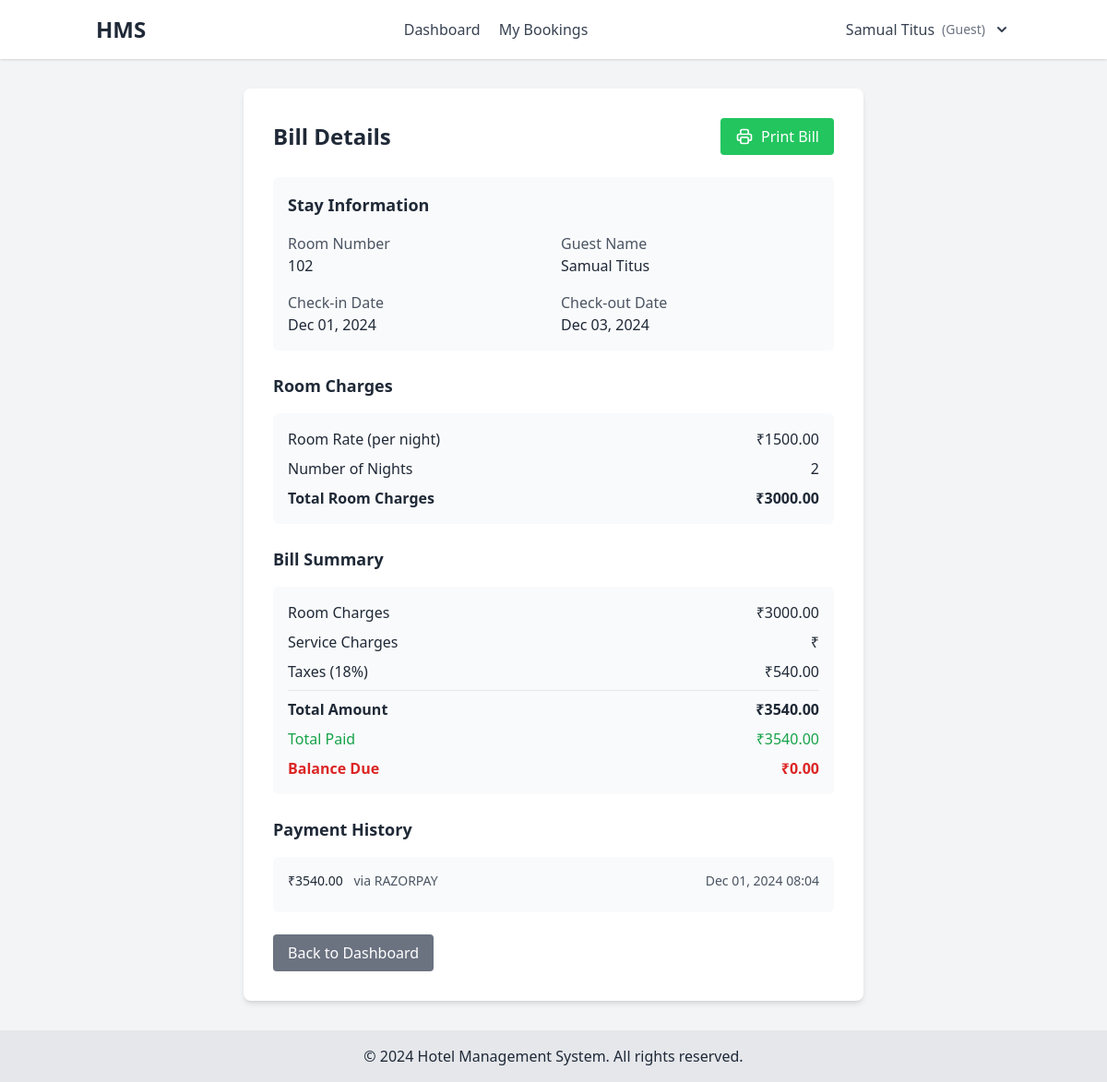
Screenshot of /booking/9/bill/ (signed in) with the database file from the repository.
### hms_app/models.py (models this page shows, shortened)
class User(AbstractUser):
    ADMIN = 'admin'
    MANAGER = 'manager'
    RECEPTIONIST = 'receptionist'
    HOUSEKEEPING = 'housekeeping'
    GUEST = 'guest'
    ROLE_CHOICES = [
        (ADMIN, 'Admin'),
        (MANAGER, 'Manager'),
        (RECEPTIONIST, 'Receptionist'),
        (HOUSEKEEPING, 'Housekeeping'),
        (GUEST, 'Guest'),
    ]
    role = models.CharField(max_length=20, choices=ROLE_CHOICES, default=GUEST)
    phone_number = models.CharField(max_length=15, blank=True)
    two_factor_enabled = models.BooleanField(default=False)
    two_factor_code = models.CharField(max_length=6, null=True, blank=True)

class Booking(models.Model):
    BOOKING_SOURCE_CHOICES = [
        ('DIRECT', 'Direct'),
        ('ONLINE', 'Online'),
    ]
    STATUS_CHOICES = (
        ('PENDING', 'Pending'),
        ('CONFIRMED', 'Confirmed'),
        ('CHECKED_IN', 'Checked In'),
        ('CHECKED_OUT', 'Checked Out'),
        ('CANCELLED', 'Cancelled'),
    )
    room = models.ForeignKey('Room', on_delete=models.CASCADE)
    guest = models.ForeignKey('User', on_delete=models.CASCADE)
    check_in_date = models.DateField()
    check_out_date = models.DateField()
    adults = models.PositiveIntegerField(default=1)
    children = models.PositiveIntegerField(default=0)
    booking_source = models.CharField(max_length=20, choices=BOOKING_SOURCE_CHOICES, default='DIRECT')
    created_at = models.DateTimeField(auto_now_add=True)
    updated_at = models.DateTimeField(auto_now=True)
    status = models.CharField(max_length=20, choices=STATUS_CHOICES, default='PENDING')
    room_charges = models.DecimalField(max_digits=10, decimal_places=2, default=0)
    service_charges = models.DecimalField(max_digits=10, decimal_places=2, default=0)
    tax_amount = models.DecimalField(max_digits=10, decimal_places=2, default=0)
    total_amount = models.DecimalField(max_digits=10, decimal_places=2, default=0)
    advance_payment = models.DecimalField(max_digits=10, decimal_places=2, default=0)
    payment_status = models.CharField(max_length=20, choices=[
        ('PENDING', 'Pending'),
        ('PARTIAL', 'Partial'),
        ('PAID', 'Paid')
    ], default='PENDING')

class Room(models.Model):
    ROOM_STATUS = [
        ('AVAILABLE', 'Available'),
        ('OCCUPIED', 'Occupied'),
        ('MAINTENANCE', 'Under Maintenance')
    ]
    room_number = models.CharField(max_length=10, unique=True)
    category = models.ForeignKey(RoomCategory, on_delete=models.PROTECT, related_name='rooms', null=True, blank=True)
    max_occupancy = models.PositiveIntegerField(default=2)
    bed_count = models.PositiveIntegerField(default=1)
    has_wifi = models.BooleanField(default=True)
    has_ac = models.BooleanField(default=True)
    status = models.CharField(max_length=20, choices=ROOM_STATUS, default='AVAILABLE')
    image = models.ImageField(upload_to='room_images/', null=True, blank=True)
    created_at = models.DateTimeField(default=timezone.now)
    updated_at = models.DateTimeField(auto_now=True)
    class Meta:
        ordering = ['room_number']

class RoomCategory(models.Model):
    name = models.CharField(max_length=50)
    base_price = models.DecimalField(max_digits=10, decimal_places=2)
    description = models.TextField(blank=True)
    class Meta:
        verbose_name_plural = "Room Categories"

class Payment(models.Model):
    PAYMENT_METHODS = [
        ('CASH', 'Cash'),
        ('CREDIT_CARD', 'Credit Card'),
        ('DEBIT_CARD', 'Debit Card'),
        ('UPI', 'UPI'),
        ('WALLET', 'Digital Wallet')
    ]
    booking = models.ForeignKey(Booking, on_delete=models.CASCADE)
    amount = models.DecimalField(max_digits=10, decimal_places=2)
    payment_method = models.CharField(max_length=20, choices=PAYMENT_METHODS)
    transaction_id = models.CharField(max_length=100, blank=True)
    payment_date = models.DateTimeField(auto_now_add=True)
    status = models.CharField(max_length=20, default='SUCCESS')

### hms_app/views.py (the view)
# urls.py: path('booking/<int:booking_id>/bill/', views.bill_details, name='bill_details'),
@login_required
def bill_details(request, booking_id):
    booking = get_object_or_404(Booking, id=booking_id)
    if request.user != booking.guest and not request.user.is_staff:
        messages.error(request, 'You are not authorized to view this bill.')
        return redirect('dashboard')
    total_nights = (booking.check_out_date - booking.check_in_date).days
    room_charges = round(booking.room.category.base_price * total_nights, 2)
    service_charges = booking.service_charges
    tax_rate = Decimal('0.18')
    room_tax = round(room_charges * tax_rate, 2)
    total_amount = round(room_charges + room_tax + service_charges, 2)
    payments = Payment.objects.filter(booking=booking).order_by('-payment_date')
    total_paid = round(sum(payment.amount for payment in payments), 2)
    context = {
        'booking': booking,
        'bill_details': {
            'total_nights': total_nights,
            'room_charges': room_charges,
            'room_tax': room_tax,
            'tax_rate': int(tax_rate * 100),
            'service_charges': service_charges,
            'tax_amount': room_tax,
            'total_amount': total_amount,
            'total_paid': total_paid,
            'balance': round(total_amount - total_paid, 2)
        },
        'payments': payments,
        'razorpay_key_id': settings.RAZORPAY_KEY_ID
    }
    return render(request, 'bookings/bill_details.html', context)

### templates/bookings/bill_details.html (shortened to what this page needs)
{% extends 'base.html' %}
{% block content %}
<div class="max-w-2xl mx-auto bg-white p-8 rounded-lg shadow-md">
    <div class="flex justify-between items-center mb-6">
        <h2 class="text-2xl font-bold">Bill Details</h2>
        <button onclick="printBill()"
                class="px-4 py-2 bg-green-500 text-white rounded hover:bg-green-600 flex items-center">
            Print Bill
        </button>
    </div>
    <div class="mb-6 p-4 bg-gray-50 rounded-md">
        <h3 class="text-lg font-semibold mb-4">Stay Information</h3>
        <div class="grid grid-cols-2 gap-4">
            <div>
                <p class="text-gray-600">Room Number</p>
                <p class="font-medium">{{ booking.room.room_number }}</p>
            </div>
            <div>
                <p class="text-gray-600">Guest Name</p>
                <p class="font-medium">{{ booking.guest.get_full_name }}</p>
            </div>
            <div>
                <p class="text-gray-600">Check-in Date</p>
                <p class="font-medium">{{ booking.check_in_date|date:"M d, Y" }}</p>
            </div>
            <div>
                <p class="text-gray-600">Check-out Date</p>
                <p class="font-medium">{{ booking.check_out_date|date:"M d, Y" }}</p>
            </div>
        </div>
    </div>
    <div class="mb-6">
        <h3 class="text-lg font-semibold mb-4">Room Charges</h3>
        <div class="bg-gray-50 p-4 rounded-md">
            <div class="flex justify-between mb-2">
                <span>Room Rate (per night)</span>
                <span>₹{{ booking.room.category.base_price }}</span>
            </div>
            <div class="flex justify-between mb-2">
                <span>Number of Nights</span>
                <span>{{ bill_details.total_nights }}</span>
            </div>
            <div class="flex justify-between font-semibold">
                <span>Total Room Charges</span>
                <span>₹{{ bill_details.room_charges }}</span>
            </div>
        </div>
    </div>
    <div class="mb-6">
        <h3 class="text-lg font-semibold mb-4">Bill Summary</h3>
        <div class="bg-gray-50 p-4 rounded-md">
            <div class="space-y-2">
                <div class="flex justify-between">
                    <span>Room Charges</span>
                    <span>₹{{ bill_details.room_charges }}</span>
                </div>
                <div class="flex justify-between">
                    <span>Service Charges</span>
                    <span>₹{{ bill_details.total_service_charges }}</span>
                </div>
                <div class="flex justify-between">
                    <span>Taxes ({{ bill_details.tax_rate }}%)</span>
                    <span>₹{{ bill_details.tax_amount }}</span>
                </div>
                <div class="border-t pt-2 mt-2">
                    <div class="flex justify-between font-bold">
                        <span>Total Amount</span>
                        <span>₹{{ bill_details.total_amount }}</span>
                    </div>
                </div>
                <div class="flex justify-between text-green-600">
                    <span>Total Paid</span>
                    <span>₹{{ bill_details.total_paid }}</span>
                </div>
                <div class="flex justify-between font-bold text-red-600">
                    <span>Balance Due</span>
                    <span>₹{{ bill_details.balance }}</span>
                </div>
            </div>
        </div>
    </div>
    {% if payments %}
    <div class="mb-6">
        <h3 class="text-lg font-semibold mb-4">Payment History</h3>
        <div class="bg-gray-50 p-4 rounded-md">
            {% for payment in payments %}
            <div class="flex justify-between items-center mb-2 text-sm">
                <div>
                    <span class="font-medium">₹{{ payment.amount }}</span>
                    <span class="text-gray-600 ml-2">via {{ payment.get_payment_method_display }}</span>
                </div>
                <span class="text-gray-600">{{ payment.payment_date|date:"M d, Y H:i" }}</span>
            </div>
            {% endfor %}
        </div>
    </div>
    {% endif %}
    <div class="flex justify-between">
        <a href="{% url 'dashboard' %}" class="bg-gray-500 text-white px-4 py-2 rounded hover:bg-gray-600">
            Back to Dashboard
        </a>
    </div>
</div>
{% endblock %}

### templates/base.html (shortened to what this page needs)
<!DOCTYPE html>
<html lang="en">
<head>
    <script src="https://cdn.tailwindcss.com"></script>
</head>
<body class="min-h-screen bg-gray-100 text-gray-800 flex flex-col">
    <header class="bg-white shadow">
        <div class="container mx-auto px-4 py-4 flex justify-between items-center">
            <a href="{% url 'dashboard' %}" class="text-2xl font-bold">HMS</a>
            <nav class="space-x-4">
                {% if user.is_authenticated %}
                {% if user.role == 'admin' %}
                <a href="{% url 'dashboard' %}" class="text-gray-700 hover:text-blue-500">Dashboard</a>
                <a href="{% url 'room_list' %}" class="text-gray-700 hover:text-blue-500">Rooms</a>
                <a href="{% url 'generate_reports' %}" class="text-gray-700 hover:text-blue-500">Reports</a>
                <a href="{% url 'payroll_summary' %}" class="text-gray-700 hover:text-blue-500">Payroll</a>
                {% elif user.role == 'receptionist' %}
                <a href="{% url 'dashboard' %}" class="text-gray-700 hover:text-blue-500">Dashboard</a>
                <a href="{% url 'booking_list' %}" class="text-gray-700 hover:text-blue-500">Reservations</a>
                {% elif user.role == 'housekeeping' %}
                <a href="{% url 'dashboard' %}" class="text-gray-700 hover:text-blue-500">Dashboard</a>
                {% else %}
                <a href="{% url 'dashboard' %}" class="text-gray-700 hover:text-blue-500">Dashboard</a>
                <a href="{% url 'booking_list' %}" class="text-gray-700 hover:text-blue-500">My Bookings</a>
                {% endif %}
                {% endif %}
            </nav>
            <div class="flex items-center">
                {% if user.is_authenticated %}
                <div x-data="{ open: false }" class="relative">
                    <button @click="open = !open" class="flex items-center space-x-2 text-gray-700 hover:text-blue-500">
                        <span>{{ user.get_full_name|default:user.username }}</span>
                        <span class="text-sm text-gray-500">({{ user.role|title }})</span>
                        <svg xmlns="http://www.w3.org/2000/svg" class="h-5 w-5" viewBox="0 0 20 20" fill="currentColor">
                            <path fill-rule="evenodd"
                                d="M5.293 7.293a1 1 0 011.414 0L10 10.586l3.293-3.293a1 1 0 111.414 1.414l-4 4a1 1 0 01-1.414 0l-4-4a1 1 0 010-1.414z"
                                clip-rule="evenodd" />
                        </svg>
                    </button>
                </div>
                {% else %}
                <div class="space-x-4">
                    <a href="{% url 'login' %}" class="text-blue-500 hover:underline">Login</a>
                    <a href="{% url 'register' %}" class="text-blue-500 hover:underline">Register</a>
                </div>
                {% endif %}
            </div>
        </div>
    </header>
    <main class="container mx-auto px-4 py-8 flex-grow">
        {% block content %}{% endblock %}
    </main>
    <footer class="bg-gray-200 text-center py-4 mt-auto">
        <p>&copy; {% now "Y" %} Hotel Management System. All rights reserved.</p>
    </footer>
</body>
</html>

### rows the page displays
User: get_full_name "Samual Titus", role "Guest"
Booking: room.room_number "102", guest.get_full_name "Samual Titus", check_in_date "Dec 01, 2024", check_out_date "Dec 03, 2024", room.category.base_price "1500.00"
Payment: amount "3540.00", payment_method "RAZORPAY", payment_date "Dec 01, 2024 08:04"

### other values shown
{{ bill_details.total_nights }} "2"
{{ bill_details.room_charges }} "3000.00"
{{ bill_details.tax_rate }} "18"
{{ bill_details.tax_amount }} "540.00"
{{ bill_details.total_amount }} "3540.00"
{{ bill_details.total_paid }} "3540.00"
{{ bill_details.balance }} "0.00"
